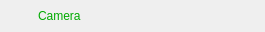
<?xml version="1.0" encoding="UTF-8"?>
<ui version="4.0">
 <class>VSCEmapCam</class>
 <widget class="QWidget" name="VSCEmapCam">
  <property name="geometry">
   <rect>
    <x>0</x>
    <y>0</y>
    <width>265</width>
    <height>32</height>
   </rect>
  </property>
  <property name="minimumSize">
   <size>
    <width>0</width>
    <height>32</height>
   </size>
  </property>
  <property name="maximumSize">
   <size>
    <width>16777215</width>
    <height>32</height>
   </size>
  </property>
  <property name="windowTitle">
   <string>OpenCVR</string>
  </property>
  <property name="windowIcon">
   <iconset resource="../velibui.qrc">
    <normaloff>:/action/resources/libuivsc32.png</normaloff>:/action/resources/libuivsc32.png</iconset>
  </property>
  <property name="styleSheet">
   <string notr="true"/>
  </property>
  <layout class="QHBoxLayout" name="horizontalLayout">
   <property name="spacing">
    <number>6</number>
   </property>
   <property name="leftMargin">
    <number>0</number>
   </property>
   <property name="topMargin">
    <number>0</number>
   </property>
   <property name="rightMargin">
    <number>0</number>
   </property>
   <property name="bottomMargin">
    <number>0</number>
   </property>
   <item>
    <widget class="VSCEmapButton" name="play">
     <property name="minimumSize">
      <size>
       <width>32</width>
       <height>32</height>
      </size>
     </property>
     <property name="maximumSize">
      <size>
       <width>32</width>
       <height>32</height>
      </size>
     </property>
     <property name="styleSheet">
      <string notr="true">QPushButton { 
border:none;
color:white;
background-image: url(:/action/resources/libuidome.png);}
QPushButton:hover {
	background-image: url(:/action/resources/libuidomehover.png);}
QPushButton:pressed {
	background-image: url(:/action/resources/libuidome.png);}</string>
     </property>
     <property name="text">
      <string/>
     </property>
     <property name="iconSize">
      <size>
       <width>32</width>
       <height>32</height>
      </size>
     </property>
    </widget>
   </item>
   <item>
    <widget class="QLabel" name="name">
     <property name="styleSheet">
      <string notr="true">color: rgb(0, 170, 0);</string>
     </property>
     <property name="text">
      <string>Camera</string>
     </property>
    </widget>
   </item>
  </layout>
 </widget>
 <customwidgets>
  <customwidget>
   <class>VSCEmapButton</class>
   <extends>QPushButton</extends>
   <header>vscemapbutton.h</header>
  </customwidget>
 </customwidgets>
 <resources>
  <include location="../velibui.qrc"/>
 </resources>
 <connections/>
</ui>
